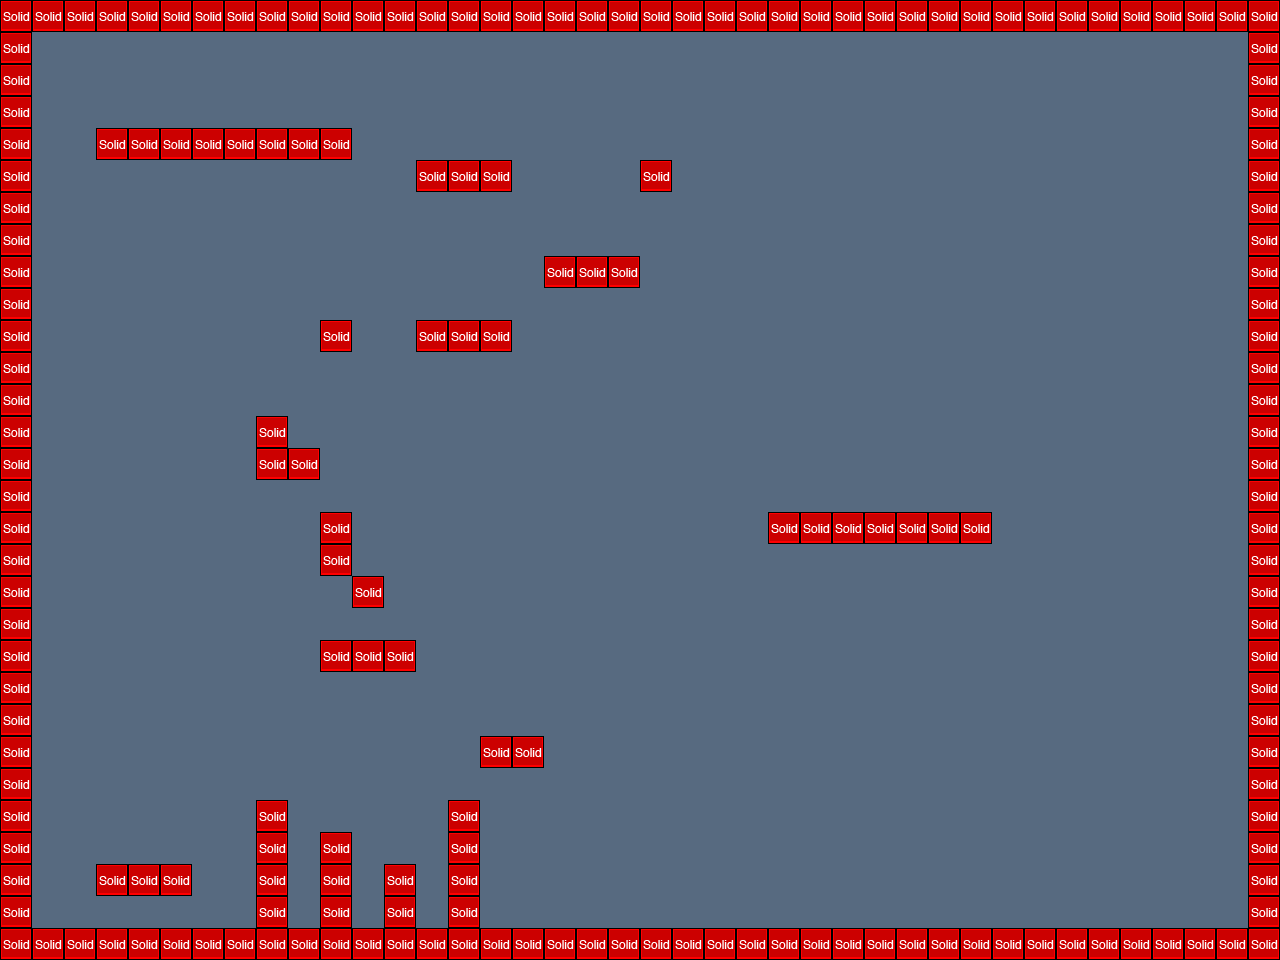

Below is a game level as drawn by its tile map, then a one-line description and the .tmx that defines it (tile-layer data replaced by summaries):
An orthogonal 40x30 tile map with 32x32 px tiles, 2 tile layers (background, collision), 2 tilesets.

<map version="1.0" orientation="orthogonal" width="40" height="30" tilewidth="32" tileheight="32" backgroundcolor="#576a80">
 <tileset firstgid="1" name="maptiles" tilewidth="32" tileheight="32">
  <image source="../img/map/maptiles.png" width="64" height="32" />
 </tileset>
 <tileset firstgid="3" name="metatiles32x32" tilewidth="32" tileheight="32">
  <image source="../img/map/metatiles32x32.png" width="160" height="32" />
  <tile id="0">
   <properties>
    <property name="type" value="solid" />
   </properties>
  </tile>
 </tileset>
 <layer name="background" width="40" height="30">
  <data>[1200 cells, 189 non-empty, 1 distinct tile ids]</data>
 </layer>
 <objectgroup name="Entities" width="40" height="30" />
 <layer name="collision" width="40" height="30">
  <data>[1200 cells, 189 non-empty, 1 distinct tile ids]</data>
 </layer>
</map>
